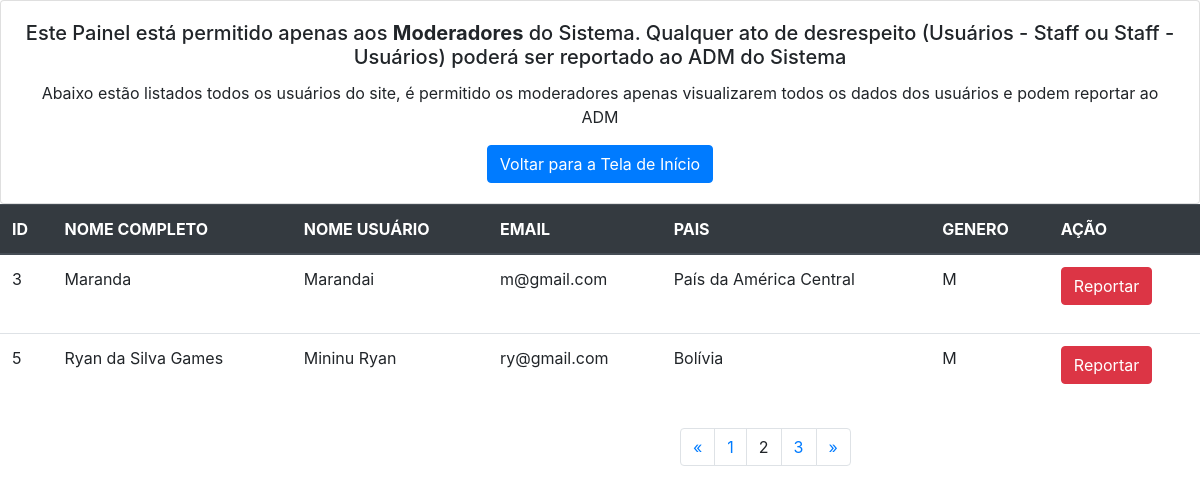
Page /moderador.php?pagina=2 on the committed database.
### tables this page shows
CREATE TABLE `usuarios` (
  `id` int(11) NOT NULL,
  `nomecompleto` varchar(200) DEFAULT NULL,
  `nomeusuario` varchar(200) DEFAULT NULL,
  `pais` varchar(200) DEFAULT NULL,
  `genero` varchar(10) DEFAULT NULL,
  `email` varchar(200) NOT NULL,
  `senha` varchar(9) NOT NULL,
  `foto` varchar(200) DEFAULT NULL
);

### moderador.php (the view, shortened to what this page needs)
<?php
include("php/conexao.php");
?>
<!DOCTYPE html>
<html>
<head>
	<link rel="stylesheet" href="css/bootstrap.css">
</head>
<body>
	<div class="card" style="width: 100%; text-align: center;">
		<div class="card-body">
			<h5 class="card-title">Este Painel está permitido apenas aos <b>Moderadores</b> do Sistema. Qualquer ato de desrespeito (Usuários - Staff ou Staff - Usuários) poderá ser reportado ao ADM do Sistema</h5>
			<p class="card-text">Abaixo estão listados todos os usuários do site, é permitido os moderadores apenas visualizarem todos os dados dos usuários e podem reportar ao ADM</p>
			<a href="index.php" class="btn btn-primary">Voltar para a Tela de Início</a>
		</div>
	</div>
	<table class="table">
		<thead class="thead-dark">
			<tr>
				<th scope="col">ID</th>
				<th scope="col">NOME COMPLETO</th>
				<th scope="col">NOME USUÁRIO</th>
				<th scope="col">EMAIL</th>
				<th scope="col">PAIS</th>
				<th scope="col">GENERO</th>
				<th scope="col">AÇÃO</th>
			</tr>
		</thead>
		<tbody>
			<?php
			$pagina_a = filter_input(INPUT_GET,'pagina', FILTER_SANITIZE_NUMBER_INT);
			$pagina = (!empty($pagina_a)) ? $pagina_a : 1;
			$qnt_result = 2;
			$inicio = ($qnt_result * $pagina) - $qnt_result;
			$resul_u = "SELECT * FROM usuarios LIMIT $inicio, $qnt_result";
			$resultado = mysqli_query($con, $resul_u);
			while ($row_usuario = mysqli_fetch_assoc($resultado)){
				echo "
				<tr>
				<td>". $row_usuario['id'] ."</td>
				<td>". $row_usuario['nomecompleto'] ."</td>
				<td>". $row_usuario['nomeusuario']."</td>
				<td>". $row_usuario['email'] ."</td>
				<td>". $row_usuario['pais'] ."</td>
				<td>". $row_usuario['genero'] . "</td>";
			?>
			<td>
				<p>
					<button class='btn btn-danger' type='button' data-toggle='collapse' data-target='#collapseExample' aria-expanded='false' aria-controls='collapseExample'>
						Reportar
					</button>
				</p>
			</td>
		</tr>
		<?php
		};
		$result_p = "SELECT COUNT(id) AS num_result FROM usuarios";
		$result_pg = mysqli_query($con, $result_p);
		$row_p = mysqli_fetch_assoc($result_pg);
		$quantipg = ceil($row_p['num_result']/$qnt_result);
		$max_links = 2; ?>
	</tbody>
</table>
<?php
echo "
<nav aria-label='Page navigation example'>
<ul class='pagination'>
<li class='page-item'>
<a class='page-link' href='moderador.php?pagina=1'><span aria-hidden='true'>&laquo;</span></a>";
for($pag_ant = $pagina - $max_links; $pag_ant <= $pagina - 1; $pag_ant++){
	if ($pag_ant >= 1) {
		echo "<li class='page-item'><a class='page-link' href='moderador.php?pagina=$pag_ant'> $pag_ant </a>";
	}
}
echo "<li class='page-item'><a class='page-link'>$pagina</a></li>";
for($pag_dep = $pagina + 1; $pag_dep <= $pagina + $max_links; $pag_dep++){
	if ($pag_dep <= $quantipg) {
		echo "<li class='page-item'><a class='page-link' href='moderador.php?pagina=$pag_dep'> $pag_dep </a> </div>";
	}
}
echo"<li class='page-item'><a class='page-link' href='moderador.php?pagina=$quantipg'><span aria-hidden='true'>&raquo;</span></a></div>";
?>
</body>
</html>

### moderador.php (style rules this page uses)
nav { margin-left: 680px; }

### rows in the picture
usuarios: id "3", nomecompleto "Maranda", nomeusuario "Marandai", email "m@gmail.com", pais "País da América Central", genero "M"
usuarios: id "5", nomecompleto "Ryan da Silva Games", nomeusuario "Mininu Ryan", email "ry@gmail.com", pais "Bolívia", genero "M"

### other values in the picture
$pagina "2"
